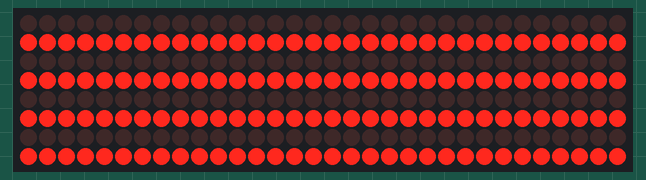
This sketch was run on a simulated Arduino Uno, built with avr-gcc and run on an emulated ATmega328P. On the bench: 32×8 LED matrix.

Above: at 0.1 s.

The sketch:

LCD.ino
```cpp
//We always have to include the library
#include "LedControl.h"

/*
 Now we need a LedControl to work with.
 ***** These pin numbers will probably not work with your hardware *****
 pin 12 is connected to the DataIn
 pin 11 is connected to the CLK
 pin 10 is connected to LOAD
 ***** Please set the number of devices you have *****
 But the maximum default of 8 MAX72XX wil also work.
 */
LedControl lc=LedControl(12,11,10,4);

/* we always wait a bit between updates of the display */
unsigned long delaytime=500;

/*
 This time we have more than one device.
 But all of them have to be initialized
 individually.
 */


void setup() {
  Serial.begin(9600);
  int devices=lc.getDeviceCount();

  for(int address=0;address<devices;address++) {
    /*The MAX72XX is in power-saving mode on startup*/
    lc.shutdown(address,false);
    lc.setIntensity(address,1); /* Set the brightness to a medium values */
    lc.clearDisplay(address);
  }
}

void printValue(String name, int value) {
  Serial.print(name +"=");
  Serial.println(value);
}
void setLed(int x,int y) {
   int devices=lc.getDeviceCount();

   int device = (x/8);
   int x1 = 8-(((x)%8)+1);

   //Serial.println("-----------");
   //printValue("x",x);
   //printValue("x1",x1);
   //printValue("device",device);

   lc.setLed(device,y,x1,true);
}

void loop() {
  //read the number cascaded devices
  int devices=lc.getDeviceCount();
  //for(int row=0;row<8*4;row++) {

    for(int col=0;col<8*4;col++) {
      //setLed(col,0);
      setLed(col,1);
      //setLed(col,2);
      setLed(col,3);
      //setLed(col,4);
      setLed(col,5);
      //setLed(col,6);
      setLed(col,7);
    }
  //}


  //we have to init all devices in a loop
  //for(int row=0;row<8;row++) {
  //  for(int col=0;col<8;col++) {
   //   for(int address=0;address<devices;address++) {
   //     delay(delaytime);
   //     lc.setLed(address,row,col,true);
   //     delay(delaytime);
   //     lc.setLed(address,row,col,false);
   //   }
   // }
  //}
}
```
